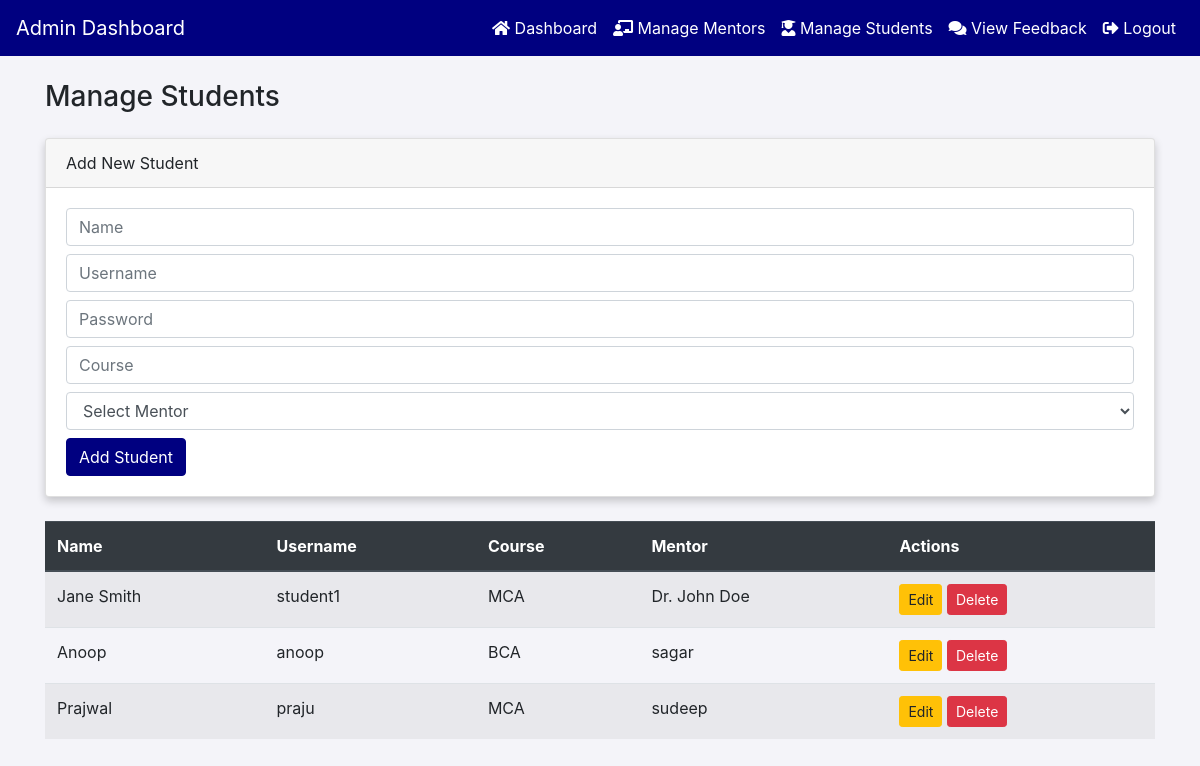
Screenshot of /manage_students.php (signed in) with the database file from the repository.
### tables this page shows
CREATE TABLE `students` (
  `student_id` int(11) NOT NULL,
  `user_id` int(11) NOT NULL,
  `name` varchar(100) NOT NULL,
  `date_of_birth` date DEFAULT NULL,
  `gender` enum('male','female','other') DEFAULT NULL,
  `course` varchar(100) DEFAULT NULL,
  `contact_number` varchar(15) DEFAULT NULL,
  `mentor_id` int(11) DEFAULT NULL,
  `academic_performance` text DEFAULT NULL,
  `last_submitted` timestamp NULL DEFAULT NULL
);

CREATE TABLE `users` (
  `user_id` int(11) NOT NULL,
  `username` varchar(50) NOT NULL,
  `password` varchar(255) NOT NULL,
  `role` enum('mentor','student','admin') NOT NULL,
  `email` varchar(100) DEFAULT NULL,
  `created_at` timestamp NOT NULL DEFAULT current_timestamp()
);

CREATE TABLE `mentors` (
  `mentor_id` int(11) NOT NULL,
  `user_id` int(11) NOT NULL,
  `name` varchar(100) NOT NULL,
  `department` varchar(100) DEFAULT NULL,
  `contact_number` varchar(15) DEFAULT NULL,
  `email` varchar(100) DEFAULT NULL,
  `specialization` text DEFAULT NULL
);

### manage_students.php (the view, shortened to what this page needs)
<?php
require_once 'db_connection.php';
$students = $conn->query("
    SELECT students.student_id, students.name, students.course, users.username, students.mentor_id, mentors.name AS mentor_name
    FROM students
    JOIN users ON students.user_id = users.user_id
    LEFT JOIN mentors ON students.mentor_id = mentors.mentor_id
");
?>
<!DOCTYPE html>
<html lang="en">
<head>
    <link rel="stylesheet" href="https://maxcdn.bootstrapcdn.com/bootstrap/4.5.2/css/bootstrap.min.css">
    <link rel="stylesheet" href="https://cdnjs.cloudflare.com/ajax/libs/font-awesome/5.15.4/css/all.min.css">
</head>
<body>
<nav class="navbar navbar-expand-lg navbar-dark">
    <a class="navbar-brand" href="#">Admin Dashboard</a>
    <div class="collapse navbar-collapse">
        <ul class="navbar-nav ml-auto">
            <li class="nav-item"><a class="nav-link" href="admin_dashboard.php"><i class="fas fa-home"></i> Dashboard</a></li>
            <li class="nav-item"><a class="nav-link" href="manage_mentors.php"><i class="fas fa-chalkboard-teacher"></i> Manage Mentors</a></li>
            <li class="nav-item"><a class="nav-link" href="manage_students.php"><i class="fas fa-user-graduate"></i> Manage Students</a></li>
            <li class="nav-item"><a class="nav-link" href="view_feedback.php"><i class="fas fa-comments"></i> View Feedback</a></li>
            <li class="nav-item"><a class="nav-link" href="logout.php"><i class="fas fa-sign-out-alt"></i> Logout</a></li>
        </ul>
    </div>
</nav>
<div class="container mt-4">
    <h3 class="mb-4">Manage Students</h3>
    <div class="card mb-4">
        <div class="card-header">Add New Student</div>
        <div class="card-body">
            <form method="POST">
                <input type="text" name="name" class="form-control mb-2" placeholder="Name" required>
                <input type="text" name="username" class="form-control mb-2" placeholder="Username" required>
                <input type="password" name="password" class="form-control mb-2" placeholder="Password" required>
                <input type="text" name="course" class="form-control mb-2" placeholder="Course" required>
                <select name="mentor_id" class="form-control mb-2" required>
                    <option value="">Select Mentor</option>
                </select>
                <button type="submit" name="add_student" class="btn btn-primary">Add Student</button>
            </form>
        </div>
    </div>
    <table class="table table-striped">
        <thead class="thead-dark">
            <tr>
                <th>Name</th>
                <th>Username</th>
                <th>Course</th>
                <th>Mentor</th>
                <th>Actions</th>
            </tr>
        </thead>
        <tbody>
        <?php while ($student = $students->fetch_assoc()): ?>
            <tr>
                <td><?php echo htmlspecialchars($student['name']); ?></td>
                <td><?php echo htmlspecialchars($student['username']); ?></td>
                <td><?php echo htmlspecialchars($student['course']); ?></td>
                <td><?php echo htmlspecialchars($student['mentor_name'] ?? 'Not Assigned'); ?></td>
                <td>
                    <button class="btn btn-warning btn-sm edit-btn"
                        data-id="<?php echo $student['student_id']; ?>"
                        data-name="<?php echo htmlspecialchars($student['name']); ?>"
                        data-username="<?php echo htmlspecialchars($student['username']); ?>"
                        data-course="<?php echo htmlspecialchars($student['course']); ?>"
                        data-mentor-id="<?php echo $student['mentor_id']; ?>">
                        Edit
                    </button>
                    <form method="POST" style="display:inline;" onsubmit="return confirm('Are you sure you want to delete this student? All related records will be removed.');">
                        <button type="submit" name="delete_student" class="btn btn-danger btn-sm">Delete</button>
                    </form>
                </td>
            </tr>
        <?php endwhile; ?>
        </tbody>
    </table>
</div>
</body>
</html>

### manage_students.php (style rules this page uses)
body { background-color: #f4f4f9; }
.navbar { background-color: navy; }
.navbar-brand, .nav-link { color: white !important; }
.card { box-shadow: 0 4px 8px rgba(0,0,0,0.2); }
.btn-primary { background-color: navy; border-color: navy; }

### rows the page displays
students: name "Jane Smith", user.username "student1", course "MCA", mentor.name "Dr. John Doe"
students: name "Anoop", user.username "anoop", course "BCA", mentor.name "sagar"
students: name "Prajwal", user.username "praju", course "MCA", mentor.name "sudeep"
